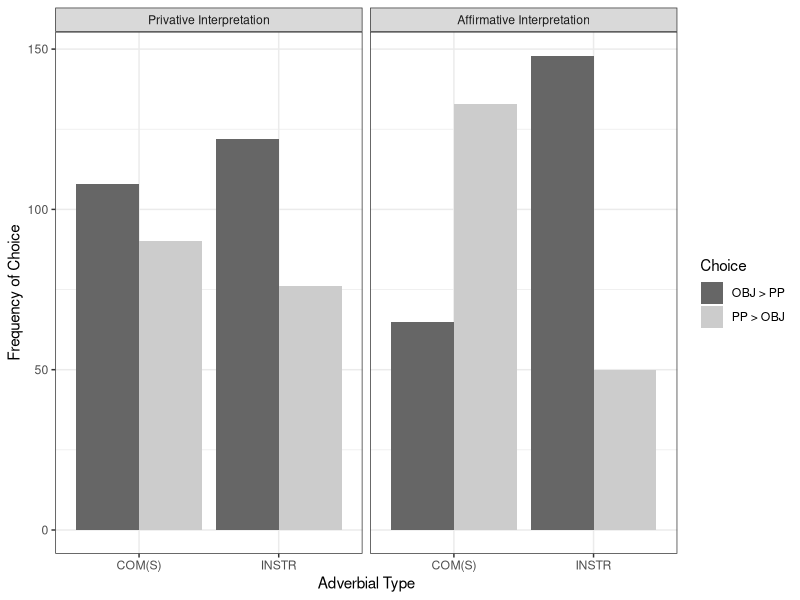
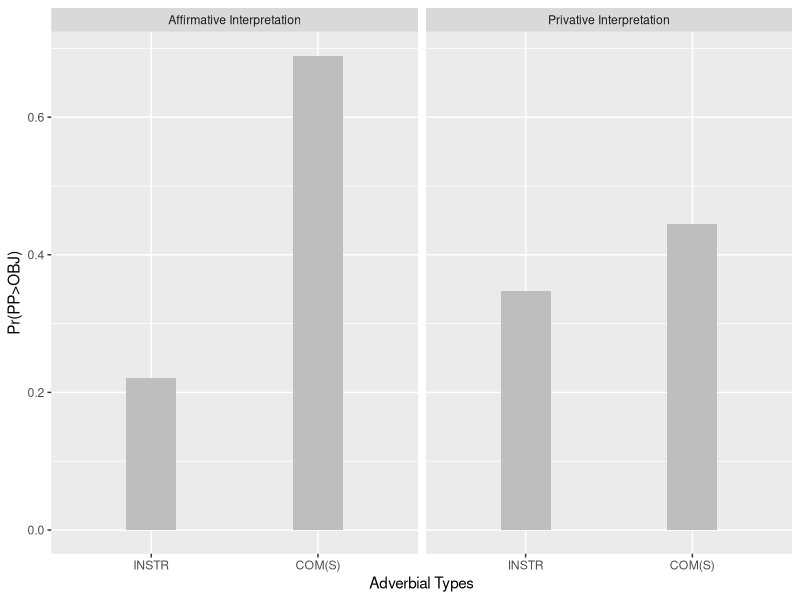
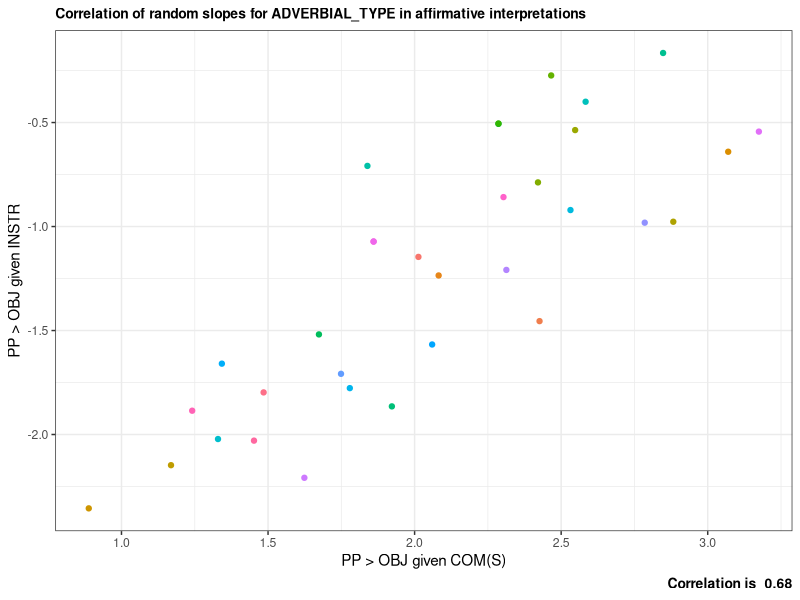
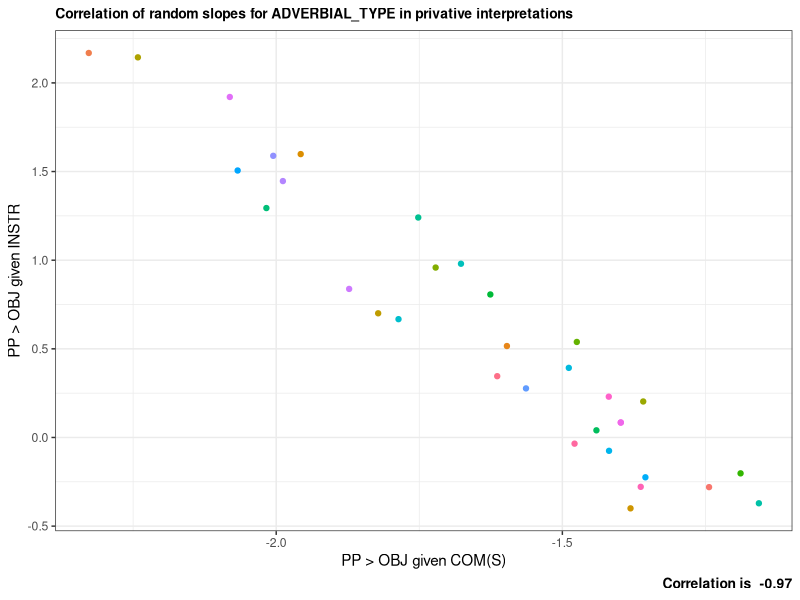
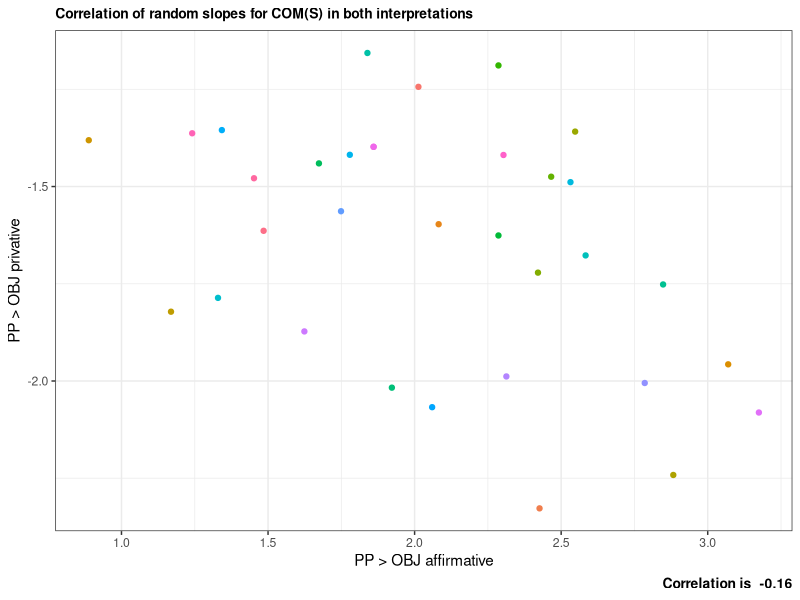
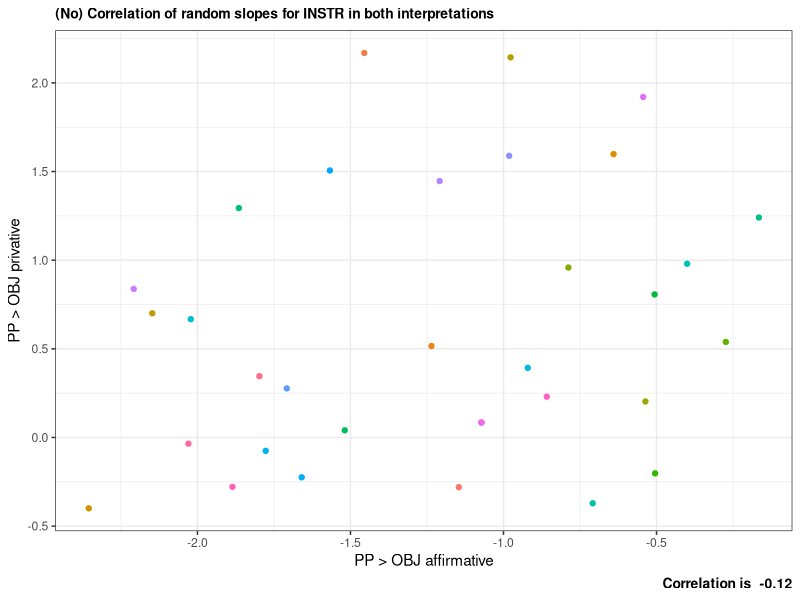

The R source for these figures, in order:
## ---- chunk 1
library(lme4)
library(tidyverse)
library(emmeans)
library(kableExtra)

show(version)
## ---- chunk 2
test_items <- 
  read.csv("../Data/stimuli_test_basic.csv", fileEncoding = "UTF-8", stringsAsFactors = TRUE) %>%
  select(ENCODING, OPTION_0_ITEM, OPTION_1_ITEM)

colnames(test_items) <- c("Test Item Pair", "PP > OBJ", "OBJ > PP")

kbl(test_items) %>% kable_styling()

## ---- chunk 3

data <-
  read.csv("../Data/ForcedChoice_test.csv", fileEncoding = "UTF-8") %>%
  mutate(ANSWER = factor(ANSWER),
         INTERPRETATION = ifelse(INTEGRATION == "yes", "affirmative", "privative"),
         INTERPRETATION = factor(INTERPRETATION),
         ADVERBIAL_TYPE = factor(ADVERBIAL_TYPE),
         subjects = factor(workerId),
         items = factor(ENCODING))


summary(data)
## ---- chunk 4

int.labels <- c("Privative Interpretation", "Affirmative Interpretation")
names(int.labels) <- c("privative", "affirmative")

summary <- 
  data %>%
  group_by(ADVERBIAL_TYPE, INTERPRETATION, ANSWER) %>%
  summarise(count = n()) %>%
  as.data.frame()

summary$INTERPRETATION <- relevel(summary$INTERPRETATION, ref = "privative")

ggplot(summary, aes(x = ADVERBIAL_TYPE, y = count, fill = ANSWER)) +
  geom_bar(stat = "identity", position = "dodge") +
  labs(x = "Adverbial Type", y = "Frequency of Choice") + 
  facet_wrap(~INTERPRETATION, labeller = labeller(INTERPRETATION = int.labels)) +
  scale_fill_manual(name = "Choice", values = c("grey40", "grey80"),
                    labels = c("OBJ > PP", "PP > OBJ")) +
  theme_bw()

summary.wide <-
  summary %>%
  spread(key = ANSWER, value = count)

summary.wide

## ---- chunk 5

data$INTERPRETATION <-
  relevel(data$INTERPRETATION, ref = "affirmative")
data$ADVERBIAL_TYPE <-
  relevel(data$ADVERBIAL_TYPE, ref = "INSTR")


model1 <- 
  glmer(formula = ANSWER ~ ADVERBIAL_TYPE * INTERPRETATION + 
          (0 + ADVERBIAL_TYPE * INTERPRETATION | subjects) , 
        data = data, family = binomial())

options(width = 300)
summary(model1)
## ---- chunk 6

tt <- getME(model1,"theta")
ll <- getME(model1,"lower")
## ---- chunk 7
ss <- 
  getME(model1, c("theta", "fixef"))
model2 <- 
  update(model1,
         start=ss,
         control=glmerControl(optCtrl=list(maxfun=2e4)))

options(width = 300)
summary(model2)

## ---- chunk 8


predictions <- 
  emmeans(model2, pairwise~ADVERBIAL_TYPE * INTERPRETATION, 
          type = "response") 

## also response useful, now switched to predictor for effects
## if lp is used, y = emmean, if response is used y = prob

predictions.emm <- data.frame(predictions$emmeans)
 

predictions.emm

ggplot(predictions.emm, aes(x = ADVERBIAL_TYPE, y = prob)) + 
  geom_bar(aes(), stat = "identity", fill = "grey", width = 0.3) +
  facet_wrap(~INTERPRETATION, labeller = labeller(INTERPRETATION = int.labels)) +
  labs(x = "Adverbial Types", y = "Pr(PP>OBJ)")
## ---- chunk 9

ranef.df <- data.frame(ranef(model2)$subjects)
ranef.df$participants <- rownames(ranef.df)
colnames(ranef.df)[1:4] <- c("INSTR_aff", "COMS_aff", "INSTR_priv", "COMS_priv")

ranef.df <- ranef.df %>%
  mutate(INSTR_aff = INSTR_aff + model2@beta[1]) %>%
  mutate(COMS_aff = COMS_aff + model2@beta[2]) %>%
  mutate(INSTR_priv = INSTR_priv + model2@beta[3]) %>%
  mutate(COMS_priv = COMS_priv + model2@beta[4]) %>%
  arrange(COMS_aff)


## ---- chunk 10
cor_vals <- data.frame(VarCorr(model2)) 

ggplot(ranef.df, aes(y = INSTR_aff, x = COMS_aff)) +
  geom_point(aes(color = participants), show.legend = FALSE) +
  labs(y = "PP > OBJ given INSTR", 
       x = "PP > OBJ given COM(S)", 
       subtitle = "Correlation of random slopes for ADVERBIAL_TYPE in affirmative interpretations",
       caption = paste("Correlation is ", round(cor_vals$sdcor[5], 2))) +
  theme_bw() +
  theme(plot.caption = element_text(face = "bold", size = 10),
        plot.subtitle = element_text(face = "bold", size = 10))
  

## ---- chunk 11

ggplot(ranef.df, aes(y = INSTR_priv, x = COMS_priv)) +
  geom_point(aes(color = participants), show.legend = FALSE) +
  labs(y = "PP > OBJ given INSTR", 
       x = "PP > OBJ given COM(S)", 
       subtitle = "Correlation of random slopes for ADVERBIAL_TYPE in privative interpretations",
       caption = paste("Correlation is ", round(cor_vals$sdcor[10], 2))) +
  theme_bw() +
  theme(plot.caption = element_text(face = "bold", size = 10),
        plot.subtitle = element_text(face = "bold", size = 10))

## ---- chunk 12
ggplot(ranef.df, aes(x = COMS_aff, y = COMS_priv)) +
  geom_point(aes(color = participants), show.legend = FALSE) +
  labs(x = "PP > OBJ affirmative", 
       y = "PP > OBJ privative", 
       subtitle = "Correlation of random slopes for COM(S) in both interpretations",
       caption = paste("Correlation is ", round(cor_vals$sdcor[9], 2))) +
  theme_bw() +
  theme(plot.caption = element_text(face = "bold", size = 10),
        plot.subtitle = element_text(face = "bold", size = 10))


## ---- chunk 13
ggplot(ranef.df, aes(x = INSTR_aff, y = INSTR_priv)) +
  geom_point(aes(color = participants), show.legend = FALSE) +
  labs(x = "PP > OBJ affirmative", 
       y = "PP > OBJ privative", 
       subtitle = "(No) Correlation of random slopes for INSTR in both interpretations",
       caption = paste("Correlation is ", round(cor_vals$sdcor[6], 2))) +
  theme_bw() +
  theme(plot.caption = element_text(face = "bold", size = 10),
        plot.subtitle = element_text(face = "bold", size = 10))
